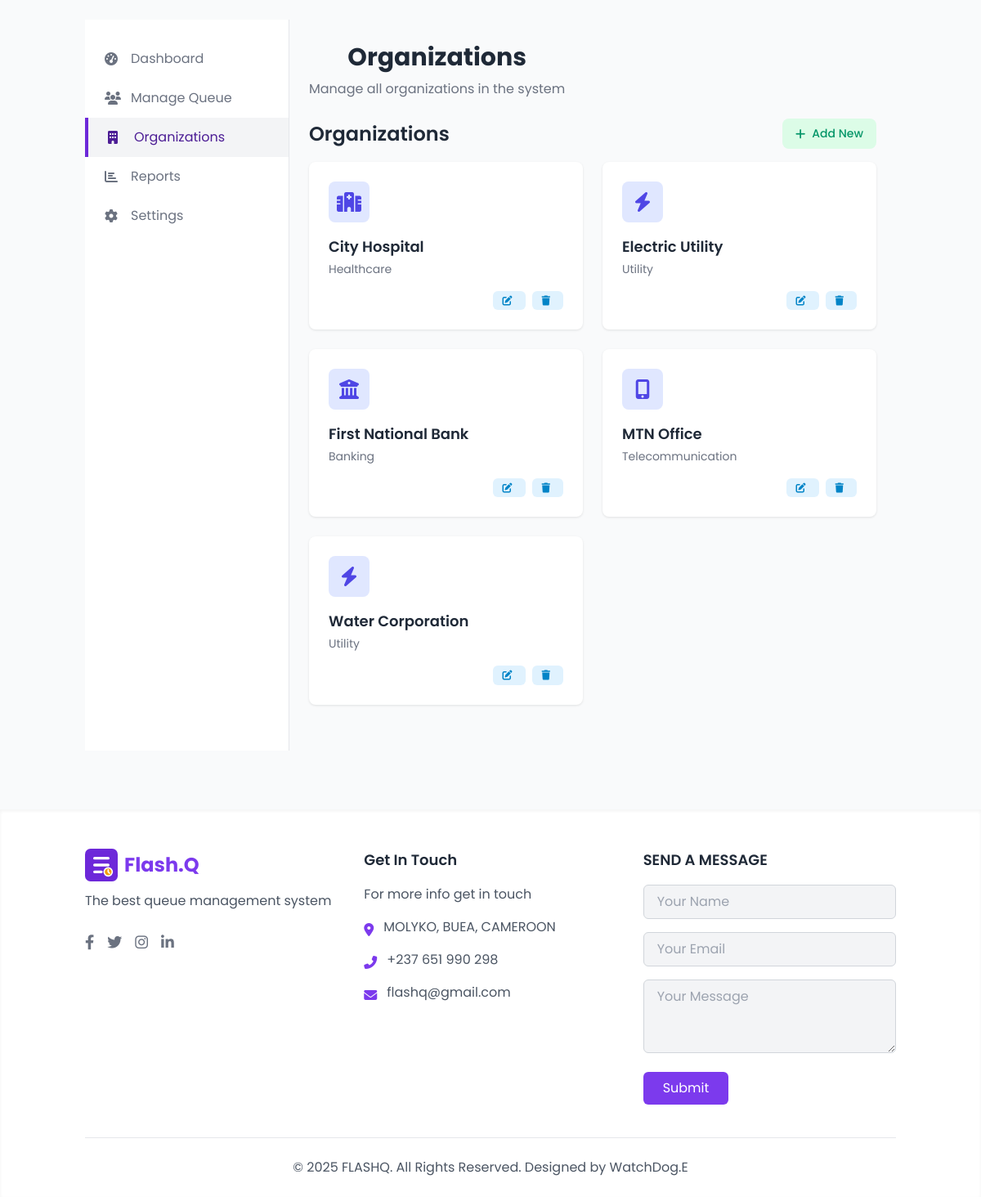
The app's page /admin/organizations.php (signed in) with its own data.
### tables this page shows
CREATE TABLE IF NOT EXISTS organizations (
    id INT AUTO_INCREMENT PRIMARY KEY,
    name VARCHAR(255) NOT NULL,
    category VARCHAR(100) NOT NULL,
    description TEXT,
    created_at TIMESTAMP DEFAULT CURRENT_TIMESTAMP
);

### includes/db.php (called while the page is built, shortened)
<?php
class Database {
    private $conn;
    public function __construct() {
        try {
            $this->conn = new PDO("mysql:host=" . DB_HOST . ";dbname=" . DB_NAME, DB_USER, DB_PASS);
            $this->conn->setAttribute(PDO::ATTR_ERRMODE, PDO::ERRMODE_EXCEPTION);
            $this->conn->setAttribute(PDO::ATTR_DEFAULT_FETCH_MODE, PDO::FETCH_ASSOC);
        } catch(PDOException $e) {
            die("Connection failed: " . $e->getMessage());
        }
    }
    public function query($sql, $params = []) {
        $stmt = $this->conn->prepare($sql);
        $stmt->execute($params);
        return $stmt;
    }
    public function select($sql, $params = []) {
        $stmt = $this->query($sql, $params);
        return $stmt->fetchAll();
    }
}
$db = new Database();
?>

### includes/functions.php (called while the page is built, shortened)
<?php
require_once 'db.php';
function getAllOrganizations() {
    global $db;
    return $db->select("SELECT * FROM organizations ORDER BY name ASC");
}
?>

### admin/organizations.php (the view, shortened to what this page needs)
<?php
include '../includes/header.php';
require_once '../includes/db.php';
require_once '../includes/functions.php';
$organizations = getAllOrganizations();
?>
<div class="admin-container">
    <aside class="admin-sidebar">
        <nav class="admin-nav">
            <a href="dashboard.php">
                <i class="fas fa-tachometer-alt"></i>
                <span>Dashboard</span>
            </a>
            <a href="manage_queue.php">
                <i class="fas fa-users"></i>
                <span>Manage Queue</span>
            </a>
            <a href="organizations.php" class="active">
                <i class="fas fa-building"></i>
                <span>Organizations</span>
            </a>
            <a href="reports.php">
                <i class="fas fa-chart-bar"></i>
                <span>Reports</span>
            </a>
            <a href="settings.php">
                <i class="fas fa-cog"></i>
                <span>Settings</span>
            </a>
        </nav>
    </aside>
    <main class="admin-content">
        <header class="admin-header">
            <div class="admin-header-title">
                <h1>Organizations</h1>
                <p>Manage all organizations in the system</p>
            </div>
        </header>
        <div class="admin-data-section">
            <div class="admin-section-header">
                <h2>Organizations</h2>
                <button class="add-btn" id="addOrganizationBtn">
                    <i class="fas fa-plus"></i> Add New
                </button>
            </div>
            <div class="admin-cards">
                <?php if (empty($organizations)): ?>
                    <p>No organizations found. Click "Add New" to create one.</p>
                <?php else: ?>
                    <?php foreach ($organizations as $org): ?>
                        <div class="org-card">
                            <div class="org-card-icon">
                                <?php if ($org['category'] === 'Healthcare'): ?>
                                    <i class="fas fa-hospital"></i>
                                <?php elseif ($org['category'] === 'Banking'): ?>
                                    <i class="fas fa-university"></i>
                                <?php elseif ($org['category'] === 'Telecommunication'): ?>
                                    <i class="fas fa-mobile-alt"></i>
                                <?php elseif ($org['category'] === 'Utility'): ?>
                                    <i class="fas fa-bolt"></i>
                                <?php else: ?>
                                    <i class="fas fa-building"></i>
                                <?php endif; ?>
                            </div>
                            <div class="org-card-info">
                                <h3><?= htmlspecialchars($org['name']) ?></h3>
                                <p><?= htmlspecialchars($org['category']) ?></p>
                            </div>
                            <div class="org-card-actions">
                                <button class="action-btn edit-btn" data-id="<?= $org['id'] ?>" data-name="<?= htmlspecialchars($org['name']) ?>" data-category="<?= htmlspecialchars($org['category']) ?>">
                                    <i class="fas fa-edit"></i>
                                </button>
                                <button class="action-btn delete-btn" data-id="<?= $org['id'] ?>">
                                    <i class="fas fa-trash"></i>
                                </button>
                            </div>
                        </div>
                    <?php endforeach; ?>
                <?php endif; ?>
            </div>
        </div>
    </main>
</div>
<?php include '../includes/footer.php'; ?>

### assets/css/main.css (style rules this page uses)
:root { --primary-50: #f5f3ff; --primary-100: #ede9fe; --primary-200: #ddd6fe; --primary-300: #c4b5fd; --primary-400: #a78bfa; --primary-500: #8b5cf6; --primary-600: #7c3aed; --primary-700: #6d28d9; --primary-800: #5b21b6; --primary-900: #4c1d95; --gray-50: #f9fafb; --gray-100: #f3f4f6; --gray-200: #e5e7eb; --gray-300: #d1d5db; --gray-400: #9ca3af; --gray-500: #6b7280; --gray-600: #4b5563; --gray-700: #374151; --gray-800: #1f2937; --gray-900: #111827; --success: #10b981; --warning: #f59e0b; --error: #ef4444; --info: #3b82f6; }
html { scroll-behavior: smooth; }
body { font-family: 'Poppins', sans-serif; transition: background-color 0.3s ease, color 0.3s ease; }

### assets/css/admin.css (style rules this page uses)
.admin-header { text-align: center; margin-bottom: 2rem; }
.admin-header h1 { font-size: 2rem; font-weight: 700; margin-bottom: 0.5rem; color: #4c1d95; }
.admin-header p { font-size: 1rem; color: #6b7280; }
.admin-container { display: flex; min-height: 100vh; background-color: #f9fafb; }
.admin-sidebar { width: 250px; background-color: #fff; border-right: 1px solid #e5e7eb; display: flex; flex-direction: column; }
.admin-nav { flex-grow: 1; padding: 1.5rem 0; }
.admin-nav a { display: flex; align-items: center; padding: 0.75rem 1.5rem; color: #6b7280; text-decoration: none; transition: all 0.2s ease; }
.admin-nav a.active { background-color: #f3f4f6; color: #4c1d95; border-left: 4px solid #6d28d9; }
.admin-nav a i { width: 20px; margin-right: 0.75rem; }
.admin-content { flex-grow: 1; padding: 1.5rem; overflow-y: auto; }
.admin-header { display: flex; justify-content: space-between; align-items: center; margin-bottom: 1.5rem; }
.admin-header-title h1 { font-size: 1.875rem; font-weight: 700; color: #1f2937; margin-bottom: 0.25rem; }
.admin-header-title p { color: #6b7280; }
.admin-data-section { margin-bottom: 2rem; }
.admin-section-header { display: flex; justify-content: space-between; align-items: center; margin-bottom: 1rem; }
.admin-section-header h2 { font-size: 1.5rem; font-weight: 600; color: #1f2937; }
.refresh-btn, .add-btn { display: flex; align-items: center; padding: 0.5rem 1rem; border-radius: 8px; font-weight: 500; font-size: 0.875rem; cursor: pointer; transition: all 0.2s ease; }
.add-btn { background-color: #dcfce7; color: #059669; border: none; }
.refresh-btn i, .add-btn i { margin-right: 0.5rem; }
.action-btn { display: inline-flex; align-items: center; padding: 0.35rem 0.75rem; border-radius: 6px; font-size: 0.75rem; font-weight: 500; background-color: #e0f2fe; color: #0284c7; text-decoration: none; transition: all 0.2s ease; }
.action-btn i { margin-right: 0.25rem; }
.admin-cards { display: grid; grid-template-columns: repeat(auto-fill, minmax(250px, 1fr)); gap: 1.5rem; }
.org-card { background-color: #fff; border-radius: 8px; box-shadow: 0 1px 3px rgba(0, 0, 0, 0.1); padding: 1.5rem; display: flex; flex-direction: column; transition: all 0.2s ease; }
.org-card-icon { width: 50px; height: 50px; border-radius: 8px; background-color: #e0e7ff; display: flex; align-items: center; justify-content: center; margin-bottom: 1rem; color: #4f46e5; font-size: 1.5rem; }
.org-card-info h3 { font-size: 1.125rem; font-weight: 600; color: #1f2937; margin-bottom: 0.25rem; }
.org-card-info p { font-size: 0.875rem; color: #6b7280; margin-bottom: 1rem; }
.org-card-actions { margin-top: auto; display: flex; justify-content: flex-end; gap: 0.5rem; }

### records on screen
organizations: name "City Hospital", category "Healthcare"
organizations: name "Electric Utility", category "Utility"
organizations: name "First National Bank", category "Banking"
organizations: name "MTN Office", category "Telecommunication"
organizations: name "Water Corporation", category "Utility"
